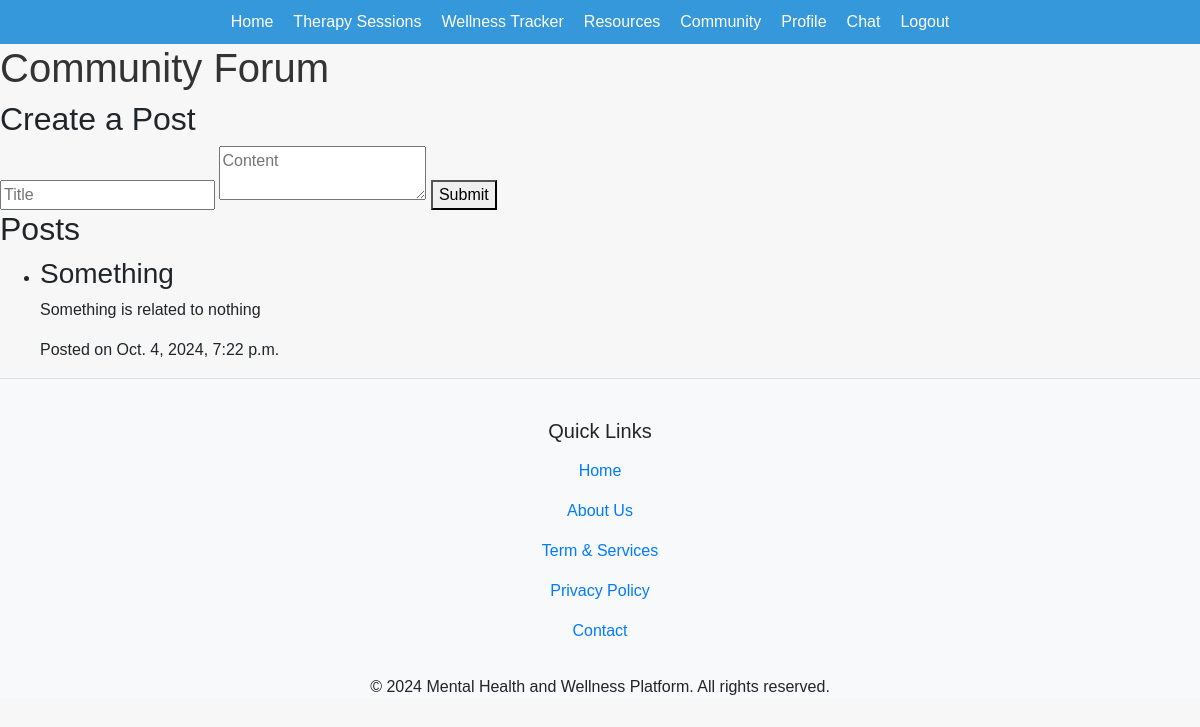
/community/forum/ (signed in), run on the app's committed database.
### community/models.py (models this page shows, shortened)
class Post(models.Model):
    title = models.CharField(max_length=200)
    content = models.TextField()
    created_at = models.DateTimeField(auto_now_add=True)
    updated_at = models.DateTimeField(auto_now=True)

### community/views.py (the view)
# urls.py: path('forum/', forum, name='forum'),
@login_required
def forum(request):
    posts = Post.objects.all()
    return render(request, 'community/forum.html', {'posts': posts})

### community/templates/community/forum.html (shortened to what this page needs)
{% extends 'base.html' %}
{% block content %}
<h1>Community Forum</h1>
<h2>Create a Post</h2>
<form method="POST" action="{% url 'create_post' %}">
    <input type="text" name="title" placeholder="Title" required>
    <textarea name="content" placeholder="Content" required></textarea>
    <button type="submit">Submit</button>
</form>
<h2>Posts</h2>
<ul>
    {% for post in posts %}
        <li>
            <h3>{{ post.title }}</h3>
            <p>{{ post.content }}</p>
            <p>Posted on {{ post.created_at }}</p>
        </li>
    {% endfor %}
</ul>
{% endblock %}

### static/css/chat.css (style rules this page uses)
body { font-family: Arial, sans-serif; margin: 20px; }
h1 { color: #333; }

### static/css/style.css (style rules this page uses)
body { font-family: Arial, sans-serif; background-color: #f7f7f7; margin: 0; padding: 0; }

### data on the page
Post: title "Something", content "Something is related to nothing", created_at "Oct. 4, 2024, 7:22 p.m."
